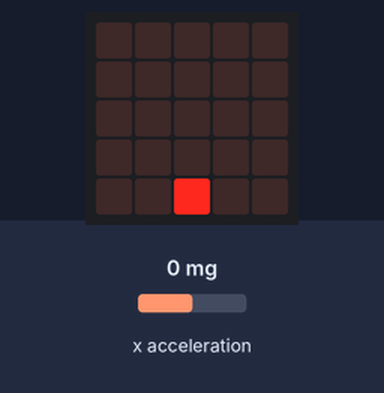
Recording of a program running on a simulated BBC micro:bit running MicroPython. Shown: the board's 5×5 LED display. The inputs (shaded band) are chosen by the test bench; at power-on: x acceleration 0 mg.

Above: at 0.4 s.
1.3 s: x acceleration set to -1440 mg
At 1.9 s:
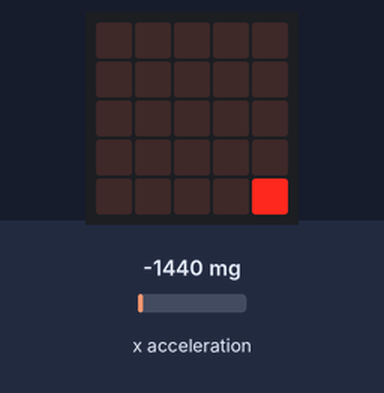
4.3 s: x acceleration set to 750 mg
At 5.0 s:
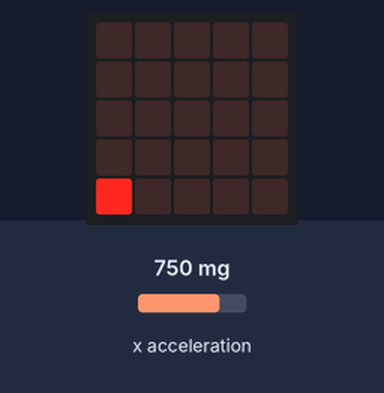
7.3 s: x acceleration set to -750 mg
At 8.1 s:
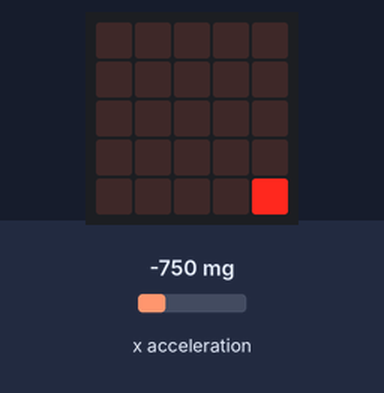
10.3 s: x acceleration set to 0 mg
At 10.9 s:
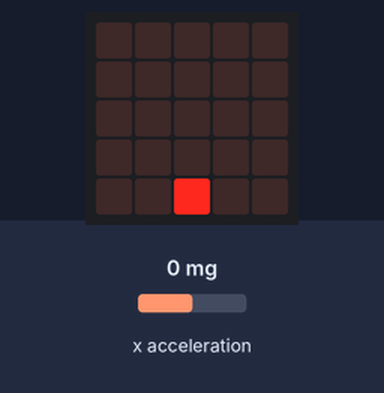
Timing chart, 0 to 13.3 s (numbered marks = the images above; inputs shaded):
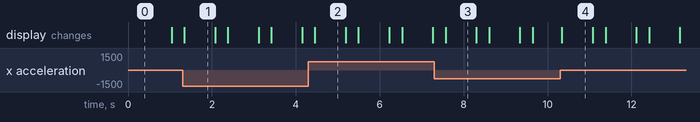

Measured:
- after the input at 1.3 s, the display: changes at once (image 1)
- after the input at 4.3 s, the display: changes after 0.16 s (image 2)
- after the input at 7.3 s, the display: changes after 0.27 s (image 3)
- after the input at 10.3 s, the display: changes at once (image 4)
- what the display in image 1 shows lasts 0.8 s, from 1.3 s to 2.1 s

The program:

Leveling_Tool.py
```python
#9.2
#Imports everything from microbit module
from microbit import *

#9.4
#Creates variable named CENTER with value 2
CENTER = 2


#9.2
#Infinite while loop
while True:

    #9.2
    #Gets accelerometer data about tilt
    #Assigns this value to variable tilt
    tilt = accelerometer.get_x()

    #9.3
    #Divides tilt by 1024 then multiplies by 10
    #Assigns this value to variable scaled
    scaled = (tilt / 1024) * 10

    #9.3
    #Converts value of scaled to an integer
    scaled = int(scaled)

    #9.4
    #Subtracts scaled from CENTER
    #Assigns this value to variable column
    column = CENTER - scaled

    #9.4
    #Conditional If statement
    #Checks if value of column is greater than integer 4
    #If True, runs indented code
    #If False, skips indented code and moves on
    if column > 4:

        #9.4
        #Sets value of column to integer 4
        column = 4

    #9.4
    #Conditional Else If statement
    #Checks if value of column is less than 0
    #If True, runs indented code
    #If False, skip indented code
    elif column < 0:

        #9.4
        #Set value of column to 0
        column = 0

    #9.4
    #Clears the display of all things
    #Makes the screen blank
    display.clear()

    #9.4
    #Sets one pixel on column number "column" and row to brightness 9 on the microbit LED array
    display.set_pixel(column, 4, 9)
```
